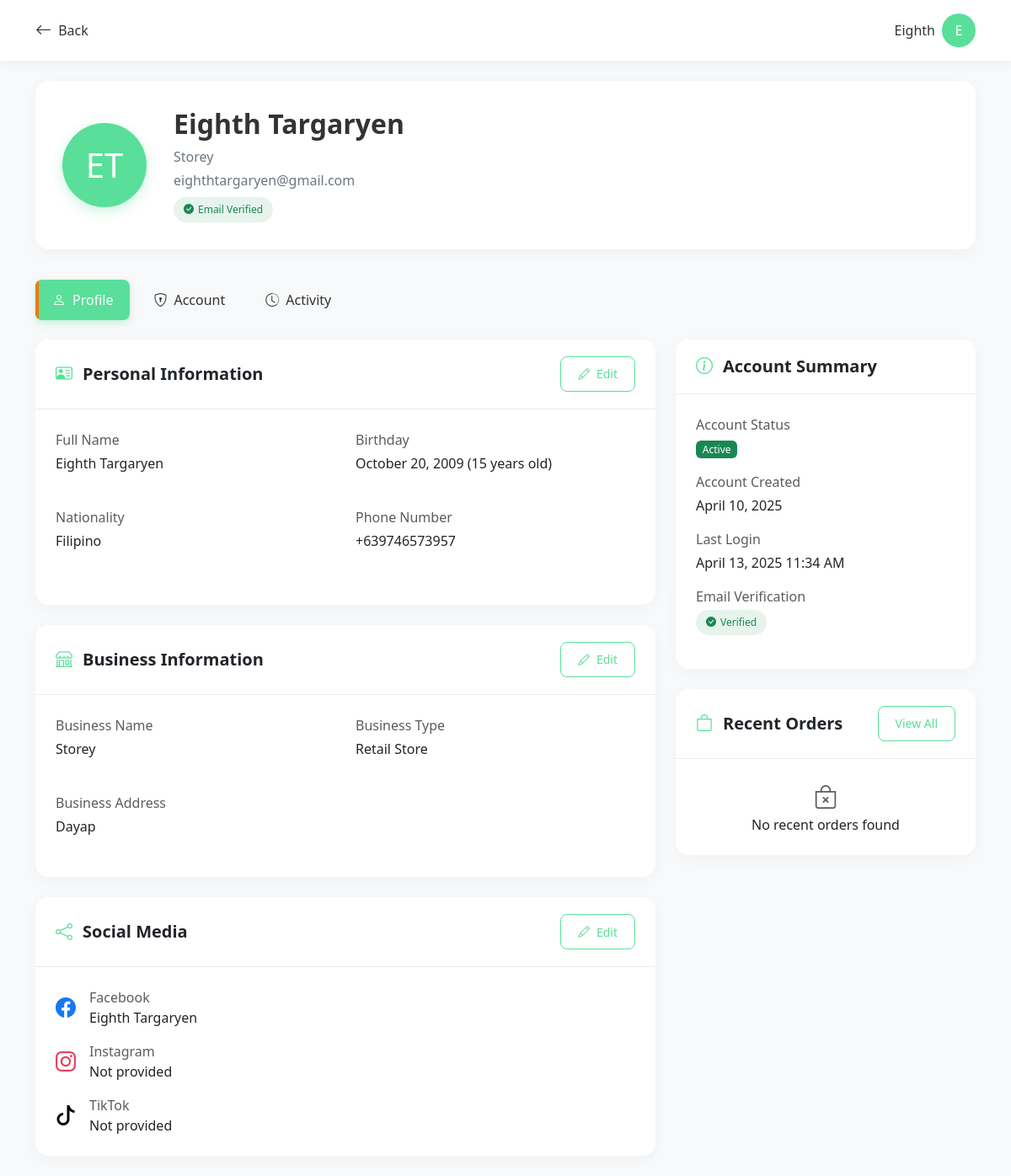
The app's page /Retailer/rt_profile.php (signed in) with its own data.
### tables this page shows
CREATE TABLE `retailer_profiles` (
  `id` int(11) NOT NULL,
  `user_id` int(11) NOT NULL,
  `first_name` varchar(100) NOT NULL,
  `last_name` varchar(100) NOT NULL,
  `birthday` date NOT NULL,
  `age` int(11) DEFAULT NULL,
  `nationality` varchar(100) NOT NULL,
  `business_name` varchar(255) NOT NULL,
  `business_type` varchar(100) NOT NULL,
  `province` varchar(100) DEFAULT NULL,
  `city` varchar(100) DEFAULT NULL,
  `barangay` varchar(100) DEFAULT NULL,
  `house_number` varchar(255) DEFAULT NULL,
  `address_notes` text DEFAULT NULL,
  `business_address` text NOT NULL,
  `phone` varchar(50) NOT NULL,
  `profile_image` varchar(255) DEFAULT NULL,
  `facebook` varchar(255) DEFAULT NULL,
  `instagram` varchar(255) DEFAULT NULL,
  `tiktok` varchar(255) DEFAULT NULL,
  `created_at` timestamp NOT NULL DEFAULT current_timestamp(),
  `updated_at` timestamp NOT NULL DEFAULT current_timestamp() ON UPDATE current_timestamp()
);

CREATE TABLE `users` (
  `id` int(11) NOT NULL,
  `username` varchar(50) NOT NULL,
  `password` varchar(255) NOT NULL,
  `role` enum('admin','cashier','retailer') NOT NULL,
  `email` varchar(100) DEFAULT NULL,
  `full_name` varchar(100) DEFAULT NULL,
  `created_at` timestamp NOT NULL DEFAULT current_timestamp(),
  `last_login` timestamp NULL DEFAULT NULL,
  `is_active` tinyint(1) DEFAULT 1,
  `email_verified` tinyint(1) NOT NULL DEFAULT 0,
  `verification_token` varchar(255) DEFAULT NULL,
  `verification_expires` datetime DEFAULT NULL
);

### Retailer/profile_operations.php (called while the page is built, shortened)
<?php
function getUserData($conn, $user_id) {
   $query = "SELECT * FROM users WHERE id = ?";
   $stmt = $conn->prepare($query);
   $stmt->bind_param("i", $user_id);
   $stmt->execute();
   $result = $stmt->get_result();
   if ($result->num_rows > 0) {
       return $result->fetch_assoc();
   }
   return null;
}
function getRetailerProfile($conn, $user_id) {
   $query = "SELECT * FROM retailer_profiles WHERE user_id = ?";
   $stmt = $conn->prepare($query);
   $stmt->bind_param("i", $user_id);
   $stmt->execute();
   $result = $stmt->get_result();
   if ($result->num_rows > 0) {
       return $result->fetch_assoc();
   }
   return null;
}
function getRecentOrders($conn, $user_id, $limit = 3) {
   $profile = getRetailerProfile($conn, $user_id);
   $orders = [];
   return $orders;
}
?>

### Retailer/rt_profile.php (the view, shortened to what this page needs)
<?php
require_once 'profile_operations.php';
$user_id = $_SESSION['user_id'];
$user_data = getUserData($conn, $user_id);
$profile_data = getRetailerProfile($conn, $user_id);
try {
    $recent_orders = getRecentOrders($conn, $user_id, 3);
} catch (Exception $e) {
    $recent_orders = [];
    error_log("Error fetching recent orders: " . $e->getMessage());
}
?>
<!DOCTYPE html>
<html lang="en">
<head>
  <link href="https://cdn.jsdelivr.net/npm/bootstrap@5.3.0-alpha1/dist/css/bootstrap.min.css" rel="stylesheet">
  <link rel="stylesheet" href="https://cdn.jsdelivr.net/npm/bootstrap-icons@1.10.0/font/bootstrap-icons.css">
  <link rel="stylesheet" href="https://cdn.jsdelivr.net/npm/flatpickr/dist/flatpickr.min.css">
  <link rel="stylesheet" href="styles.css">
</head>
<body>
  <header class="modern-header mb-4">
    <div class="container">
      <div class="d-flex justify-content-between align-items-center">
        <div>
          <a href="javascript:history.back()" class="back-button">
            <i class="bi bi-arrow-left"></i> Back
          </a>
        </div>
        <div class="d-flex align-items-center">
          <div class="dropdown">
            <div class="d-flex align-items-center" role="button" id="userDropdown" data-bs-toggle="dropdown" aria-expanded="false">
              <span class="me-2"><?php echo $profile_data['first_name']; ?></span>
              <div class="profile-circle" style="width: 40px; height: 40px; background-color: var(--primary-color); border-radius: 50%; display: flex; align-items: center; justify-content: center; color: white;">
                <?php echo strtoupper(substr($profile_data['first_name'], 0, 1)); ?>
              </div>
            </div>
          </div>
        </div>
      </div>
    </div>
  </header>
  <div class="container">
    <div class="profile-header d-flex align-items-center fade-in">
      <div class="profile-avatar" id="profileAvatar">
        <?php if (!empty($profile_data['profile_image'])): ?>
          <img src="<?php echo $profile_data['profile_image']; ?>" alt="Profile Image">
        <?php else: ?>
          <?php echo strtoupper(substr($profile_data['first_name'], 0, 1) . substr($profile_data['last_name'], 0, 1)); ?>
        <?php endif; ?>
      </div>
      <div class="profile-info">
        <h2><?php echo $profile_data['first_name'] . ' ' . $profile_data['last_name']; ?></h2>
        <p class="mb-1"><?php echo $profile_data['business_name']; ?></p>
        <p class="mb-2"><?php echo $user_data['email']; ?></p>
        <?php if (isset($user_data['email_verified']) && $user_data['email_verified'] == 1): ?>
          <span class="verification-badge verified">
            <i class="bi bi-check-circle-fill"></i> Email Verified
          </span>
        <?php else: ?>
          <span class="verification-badge unverified">
            <i class="bi bi-exclamation-circle-fill"></i> Email Not Verified
          </span>
        <?php endif; ?>
      </div>
    </div>
    <ul class="nav nav-tabs profile-tabs mb-4" id="profileTabs" role="tablist">
      <li class="nav-item" role="presentation">
        <button class="nav-link active" id="profile-tab" data-bs-toggle="tab" data-bs-target="#profile-tab-pane" type="button" role="tab" aria-controls="profile-tab-pane" aria-selected="true">
          <i class="bi bi-person"></i>Profile
        </button>
      </li>
      <li class="nav-item" role="presentation">
        <button class="nav-link" id="account-tab" data-bs-toggle="tab" data-bs-target="#account-tab-pane" type="button" role="tab" aria-controls="account-tab-pane" aria-selected="false">
          <i class="bi bi-shield-lock"></i>Account
        </button>
      </li>
      <li class="nav-item" role="presentation">
        <button class="nav-link" id="activity-tab" data-bs-toggle="tab" data-bs-target="#activity-tab-pane" type="button" role="tab" aria-controls="activity-tab-pane" aria-selected="false">
          <i class="bi bi-clock-history"></i>Activity
        </button>
      </li>
    </ul>
    <div class="tab-content" id="profileTabsContent">
      <div class="tab-pane fade show active" id="profile-tab-pane" role="tabpanel" aria-labelledby="profile-tab" tabindex="0">
        <div class="row">
          <div class="col-lg-8">
            <div class="card profile-card">
              <div class="card-header d-flex justify-content-between align-items-center">
                <h5><i class="bi bi-person-vcard"></i>Personal Information</h5>
                <button class="btn btn-sm btn-outline-primary" type="button" data-bs-toggle="modal" data-bs-target="#personalInfoModal">
                  <i class="bi bi-pencil me-1"></i> Edit
                </button>
              </div>
              <div class="card-body">
                <div class="row mb-4">
                  <div class="col-md-6 mb-3 mb-md-0">
                    <p class="text-muted mb-1">Full Name</p>
                    <p class="fw-medium"><?php echo $profile_data['first_name'] . ' ' . $profile_data['last_name']; ?></p>
                  </div>
                  <div class="col-md-6">
                    <p class="text-muted mb-1">Birthday</p>
                    <p class="fw-medium"><?php echo date('F j, Y', strtotime($profile_data['birthday'])); ?> (<?php echo $profile_data['age']; ?> years old)</p>
                  </div>
                </div>
                <div class="row mb-4">
                  <div class="col-md-6 mb-3 mb-md-0">
                    <p class="text-muted mb-1">Nationality</p>
                    <p class="fw-medium"><?php echo $profile_data['nationality']; ?></p>
                  </div>
                  <div class="col-md-6">
                    <p class="text-muted mb-1">Phone Number</p>
                    <p class="fw-medium"><?php echo $profile_data['phone']; ?></p>
                  </div>
                </div>
              </div>
            </div>
            <div class="card profile-card mt-4">
              <div class="card-header d-flex justify-content-between align-items-center">
                <h5><i class="bi bi-shop"></i>Business Information</h5>
                <button class="btn btn-sm btn-outline-primary" type="button" data-bs-toggle="modal" data-bs-target="#businessInfoModal">
                  <i class="bi bi-pencil me-1"></i> Edit
                </button>
              </div>
              <div class="card-body">
                <div class="row mb-4">
                  <div class="col-md-6 mb-3 mb-md-0">
                    <p class="text-muted mb-1">Business Name</p>
                    <p class="fw-medium"><?php echo $profile_data['business_name']; ?></p>
                  </div>
                  <div class="col-md-6">
                    <p class="text-muted mb-1">Business Type</p>
                    <p class="fw-medium">
                      <?php
                        echo $profile_data['business_type'] == 0 ? 'Retail Store' : 'Wholesale';
                      ?>
                    </p>
                  </div>
                </div>
                <div class="mb-4">
                  <p class="text-muted mb-1">Business Address</p>
                  <p class="fw-medium"><?php echo $profile_data['business_address']; ?></p>
                </div>
              </div>
            </div>
            <div class="card profile-card mt-4">
              <div class="card-header d-flex justify-content-between align-items-center">
                <h5><i class="bi bi-share"></i>Social Media</h5>
                <button class="btn btn-sm btn-outline-primary" type="button" data-bs-toggle="modal" data-bs-target="#socialMediaModal">
                  <i class="bi bi-pencil me-1"></i> Edit
                </button>
              </div>
              <div class="card-body">
                <div class="d-flex align-items-center mb-3">
                  <i class="bi bi-facebook social-media-icon facebook-icon"></i>
                  <div>
                    <p class="text-muted mb-0">Facebook</p>
                    <p class="fw-medium mb-0">
                      <?php echo !empty($profile_data['facebook']) ? $profile_data['facebook'] : 'Not provided'; ?>
                    </p>
                  </div>
                </div>
                <div class="d-flex align-items-center mb-3">
                  <i class="bi bi-instagram social-media-icon instagram-icon"></i>
                  <div>
                    <p class="text-muted mb-0">Instagram</p>
                    <p class="fw-medium mb-0">
                      <?php echo !empty($profile_data['instagram']) ? $profile_data['instagram'] : 'Not provided'; ?>
                    </p>
                  </div>
                </div>
                <div class="d-flex align-items-center">
                  <i class="bi bi-tiktok social-media-icon tiktok-icon"></i>
                  <div>
                    <p class="text-muted mb-0">TikTok</p>
                    <p class="fw-medium mb-0">
                      <?php echo !empty($profile_data['tiktok']) ? $profile_data['tiktok'] : 'Not provided'; ?>
                    </p>
                  </div>
                </div>
              </div>
            </div>
          </div>
          <div class="col-lg-4">
            <div class="card profile-card">
              <div class="card-header">
                <h5><i class="bi bi-info-circle"></i>Account Summary</h5>
              </div>
              <div class="card-body">
                <div class="mb-3">
                  <p class="text-muted mb-1">Account Status</p>
                  <p class="fw-medium">
                    <?php if (isset($user_data['is_active']) && $user_data['is_active'] == 1): ?>
                      <span class="badge bg-success">Active</span>
                    <?php else: ?>
                      <span class="badge bg-danger">Inactive</span>
                    <?php endif; ?>
                  </p>
                </div>
                <div class="mb-3">
                  <p class="text-muted mb-1">Account Created</p>
                  <p class="fw-medium"><?php echo date('F j, Y', strtotime($user_data['created_at'])); ?></p>
                </div>
                <div class="mb-3">
                  <p class="text-muted mb-1">Last Login</p>
                  <p class="fw-medium">
                    <?php
                      echo !empty($user_data['last_login']) ? date('F j, Y g:i A', strtotime($user_data['last_login'])) : 'Never';
                    ?>
                  </p>
                </div>
                <div>
                  <p class="text-muted mb-1">Email Verification</p>
                  <p class="fw-medium">
                    <?php if (isset($user_data['email_verified']) && $user_data['email_verified'] == 1): ?>
                      <span class="verification-badge verified">
                        <i class="bi bi-check-circle-fill"></i> Verified
                      </span>
                    <?php endif; ?>
                  </p>
                </div>
              </div>
            </div>
            <div class="card profile-card mt-4">
              <div class="card-header d-flex justify-content-between align-items-center">
                <h5><i class="bi bi-bag"></i>Recent Orders</h5>
                <a href="rt_orders.php" class="btn btn-sm btn-outline-primary">View All</a>
              </div>
              <div class="card-body p-0">
                <div class="list-group list-group-flush">
                  <?php if (empty($recent_orders)): ?>
                    <div class="list-group-item text-center py-4">
                      <i class="bi bi-bag-x fs-3 text-muted mb-2"></i>
                      <p class="mb-0">No recent orders found</p>
                    </div>
                  <?php endif; ?>
                </div>
              </div>
            </div>
          </div>
        </div>
      </div>
    </div>
  </div>
</body>
</html>

### Retailer/styles.css (style rules this page uses)
:root { --primary-color: #59df99; --primary-dark: #19ac54; --primary-light: #a1f37c; --secondary-color: #15883d; --text-color: #333333; --text-muted: #6c757d; --background-color: #f9f9f9; --sidebar-width: 250px; --header-height: 60px; --fixed-header-height: 60px; --border-radius: 8px; --box-shadow: 0 4px 6px rgba(0, 0, 0, 0.1); --transition-speed: 0.3s; --success-color: #198754; --danger-color: #dc3545; --warning-color: #ffc107; --info-color: #0dcaf0; --light-color: #f8f9fa; --dark-color: #212529; --sidebar-bg: #ffffff; --sidebar-hover: #f5f5f5; --sidebar-active: #59df99; --sidebar-text: #333333; --sidebar-muted: #6c757d; --sidebar-icon: #6c757d; --sidebar-divider: #e9ecef; --header-bg: #ffffff; --header-text: #333333; --header-muted: #6c757d; --header-icon: #6c757d; --header-divider: #e9ecef; }
body { font-family: "Segoe UI", Tahoma, Geneva, Verdana, sans-serif; background-color: var(--background-color); color: var(--text-color); margin: 0; padding: 0; overflow-x: hidden; }
a { text-decoration: none; color: inherit; }
.nav-link { display: flex; align-items: center; padding: 10px 15px; color: var(--sidebar-text); border-radius: 8px; margin: 4px 0; transition: all var(--transition-speed) ease; position: relative; overflow: hidden; }
.nav-link.active { background-color: var(--sidebar-active); color: var(--text-color); font-weight: 500; box-shadow: 0 2px 8px rgba(0, 0, 0, 0.1); }
.nav-link.active::before { content: ""; position: absolute; left: 0; top: 0; height: 100%; width: 4px; background-color: var(--secondary-color); border-radius: 0 2px 2px 0; }
.profile-circle { width: 40px; height: 40px; border-radius: 50%; background-color: var(--primary-color); display: flex; align-items: center; justify-content: center; cursor: pointer; transition: all 0.2s ease; }
.card { border: none; border-radius: var(--border-radius); box-shadow: var(--box-shadow); transition: transform var(--transition-speed) ease, box-shadow var(--transition-speed) ease; overflow: hidden; }
.btn { border-radius: 20px; padding: 0.375rem 1rem; transition: all var(--transition-speed) ease; }
.btn-outline-primary { border-color: var(--primary-color); color: var(--text-color); }
.badge { padding: 0.4em 0.65em; font-weight: 500; }
.profile-circle { width: 40px; height: 40px; border-radius: 50%; background-color: #f8d775; display: flex; align-items: center; justify-content: center; cursor: pointer; transition: all 0.2s ease; }

### records on screen
retailer_profiles: first_name "Eighth", first_name "E", first_name+last_name "ET", last_name "Targaryen", business_name "Storey", birthday "October 20, 2009", age "15", nationality "Filipino", phone "+639746573957", business_address "Dayap", facebook "Eighth Targaryen"
users: email "eighthtargaryen@gmail.com", created_at "April 10, 2025", last_login "April 13, 2025 11:34 AM"
